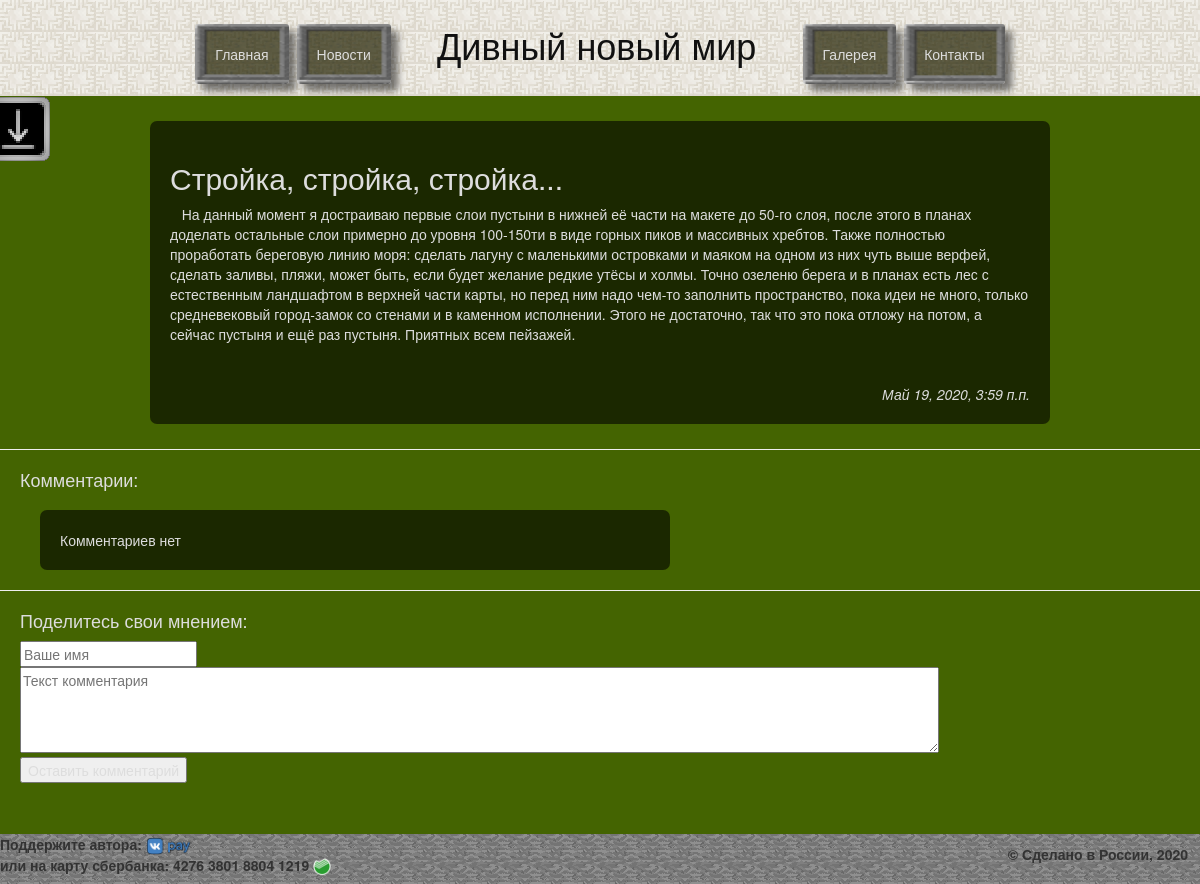
Page /2/ on the committed database.
### MyMapSite/apps/MyMapView/models.py (models this page shows, shortened)
class Showcode(models.Model):
    MyMapView_title = models.CharField('название статьи', max_length = 100)
    MyMapView_text = models.TextField('текст статьи')
    Pub_date = models.DateTimeField('дата публикации', default=timezone.now)
    class Meta:
        verbose_name = 'Статья'
        verbose_name_plural = 'Статьи'

### MyMapSite/apps/MyMapView/views.py (the view)
# urls.py: path('<int:showcode_id>/', views.detail, name='detail'),
def detail(request, showcode_id):
    try:
        a = Showcode.objects.get(id=showcode_id)
    except:
        raise Http404("Статья не найдена")
    latest_comments_list = a.comment_set.order_by('-id')
    return render(request, 'MyMapView/detail.html', {'showcode': a, 'latest_comments_list': latest_comments_list})

### MyMapSite/templates/MyMapView/detail.html (shortened to what this page needs)
{% extends 'base.html' %}
{% block content %}
<div class="info_block">
    <div class="text_statyi">
        <h2>{{showcode.MyMapView_title}}</h2>
        {{showcode.MyMapView_text|safe}}
        <em class="pubdata">{{showcode.Pub_date}}</em>
    </div>
</div>
<hr>
<div class="comm">
    <h4>Комментарии:</h4>
    {% if latest_comments_list %}
        {% for c in latest_comments_list %}
            <p>
                {% if c.was_published_recently %}
                    новый комментарий!<br>
                {%endif%}
                <div id="left_float" class="info_block" >
                    <strong>{{c.author_name}}</strong>, <em>{{c.pub_date}}</em>
                    <p>{{c.comment_text}}</p>
                </div>
            </p>
        {% endfor %}
    {%else%}
        <div id="left_float" class="info_block" >
            Комментариев нет
        </div>
    {%endif%}
</div>
    <hr>
<div class="comm">
    <h4>Поделитесь свои мнением:</h4>
    <form action="{% url 'MyMapView:leave_comment' showcode.id %}" method="POST">
        <input type="text" required placeholder="Ваше имя" name="name"><br>
        <textarea name="text" required="" placeholder="Текст комментария" cols="120" rows="4"></textarea><br>
        <button type="submit">Оставить комментарий</button>
</div>
<br>
<br>
{% endblock %}

### MyMapSite/apps/MyMapView/static/css/MyMapView.css (style rules this page uses)
body { background: url('../img/backgr.jpg') #446401 no-repeat; background-attachment: fixed; background-size: 100% }
#left_float { margin: 20px; }
.comm { color: #DDDDDD; margin: 20px; width: 70%; }
.pubdata { display: block; text-align: right; }
.info_block { margin: 25px auto; background: rgba(0, 0, 0, 0.6) center no-repeat; color: #DDDDDD; width: 75%; padding: 20px; border-radius: 7px; }

### rows in the picture
Showcode: MyMapView_title "Стройка, стройка, стройка...", MyMapView_text "На данный момент я достраиваю первые слои пустыни в нижней её части на макете до 50-го слоя, после этого в планах доделать остальные слои примерно до уровня 100-150ти в виде горных пиков и массивных хребтов. Также полностью проработать береговую линию моря: сделать лагуну с маленькими островками и маяком на одном из них чуть выше верфей, сделать заливы, пляжи, может быть, если будет желание редкие утёсы и холмы. Точно озеленю берега и в планах есть лес с естественным ландшафтом в верхней части карты, но перед ним надо чем-то заполнить пространство, пока идеи не много, только средневековый город-замок со стенами и в каменном исполнении. Этого не достаточно, так что это пока отложу на потом,…", Pub_date "Май 19, 2020, 3:59 п.п."
